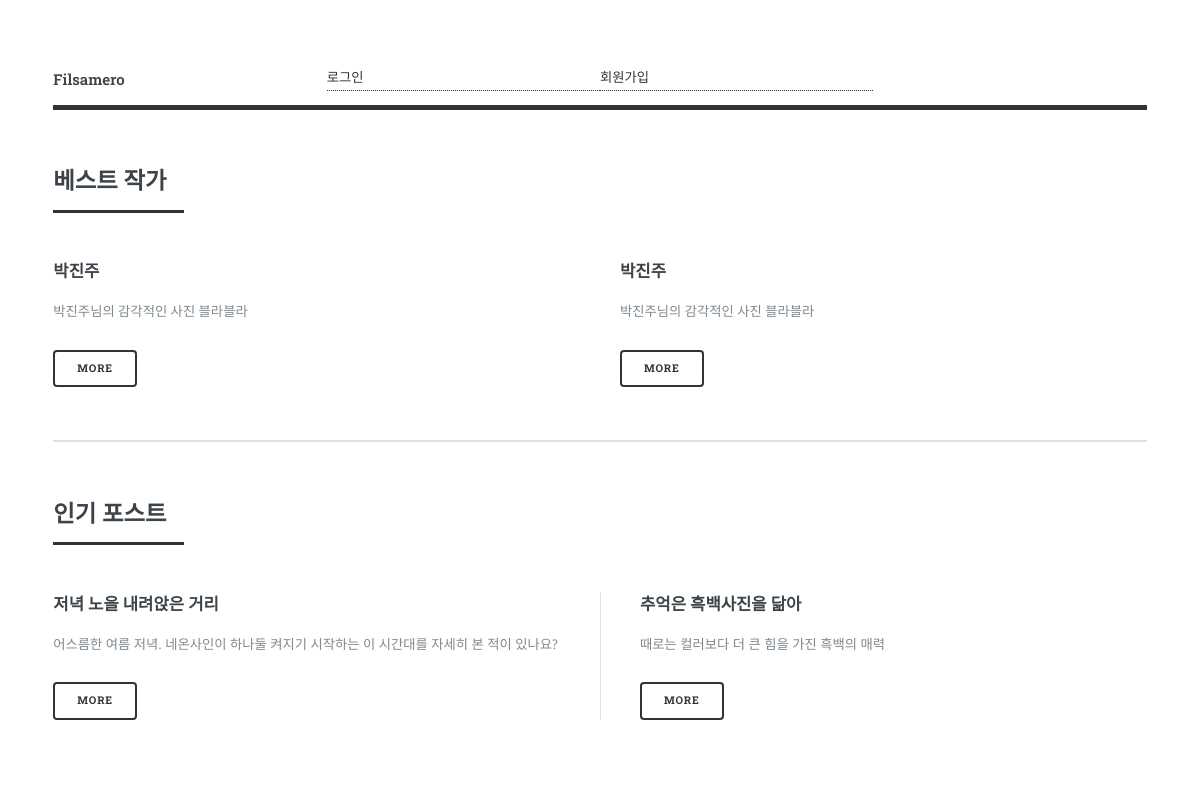
Before: /community/ with the older database file.
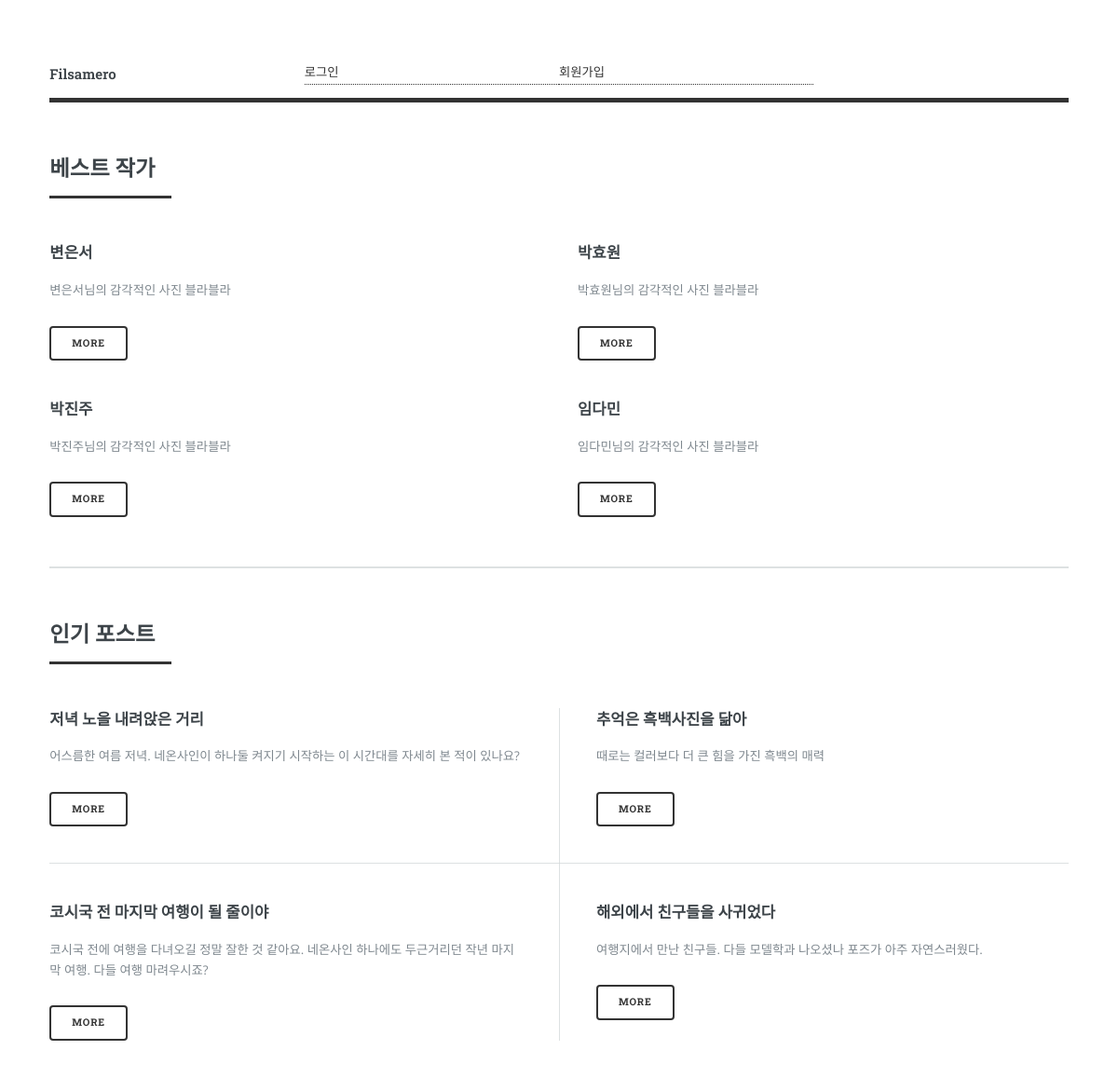
After: the same page with the newer database file.
### blogApp/models.py (models this page shows, shortened)
class Blog(models.Model):
    objects = models.Manager()
    title = models.CharField(max_length=100)
    writer = models.CharField(max_length=100)
    pub_date = models.DateTimeField()
    body = models.TextField()
    image = models.ImageField(upload_to = 'images/', default = "")

### blogApp/views.py (the view)
# urls.py: path('', mainpage, name="mainpage"), # main page
def main(request):
    blogs = Blog.objects.all()
    paginator = Paginator(blogs,6)
    page = request.GET.get('page')
    posts = paginator.get_page(page)
    context = {
        'blogs' : blogs,
        'posts' : posts
    }
    return render(request,'community.html',context)

### blogApp/templates/community.html (shortened to what this page needs)
{% load static %}
<!DOCTYPE html>
<html>
  <head>
    <link rel="stylesheet" href="{% static 'css/main.css' %}" />
  </head>
  <body class="is-preload">
    <div id="wrapper">
		<div id="main">
		  <div class="inner">
			<header id="header">
			  <a href="{% url 'mainpage' %}" class="logo"><strong>Filsamero</strong></a>
			  {% if user.is_authenticated %}
			  <a href = "{% url 'logout' %}" >로그아웃</a>
			  {% else %}
			  <a href = "{% url 'login' %}" >로그인</a>
			  <a href = "{% url 'signup' %}">회원가입</a>
			  {% endif %}
			  <ul class="icons">
			  </ul>
			</header>
			<section>
			  <header class="major">
				<h2>베스트 작가</h2>
			  </header>
			  <div class="features">
				{% for i in blogs %}
				<article>
				  <div class="content">
					<h3>{{i.writer}}</h3>
					<p>{{i.writer}}님의 감각적인 사진 블라블라</p>
					<ul class="actions">
						<li><a href="{% url 'detail' i.id %}" class="button">More</a></li>
					</ul>
				  </div>
				</article>
				{% endfor %}
			</section>
			<section>
			  <header class="major">
				<h2>인기 포스트</h2>
			  </header>
			  <div class="posts">
				{% for i in blogs %}
				<article>
					<h3>{{i.title}}</h3>
					<p>{{i.body}}</p>
					<ul class="actions">
					  <li><a href="{% url 'detail' i.id %}" class="button">More</a></li>
					</ul>
				</article>
        		{% endfor %}
			  </div>
			</section>
		  </div>
		</div>
	  </div>
	</body>
  </html>

Changed rows visible on the page:
changed Blog "저녁 노을 내려앉은 거리": writer "박진주" → "변은서"
changed Blog "추억은 흑백사진을 닮아": writer "박진주" → "박효원"
added Blog: writer "박진주", title "코시국 전 마지막 여행이 될 줄이야", body "코시국 전에 여행을 다녀오길 정말 잘한 것 같아요. 네온사인 하나에도 두근거리던 작년 마지막 여행. 다들 여행 마려우시죠?"
added Blog: writer "임다민", title "해외에서 친구들을 사귀었다", body "여행지에서 만난 친구들. 다들 모델학과 나오셨나 포즈가 아주 자연스러웠다."
